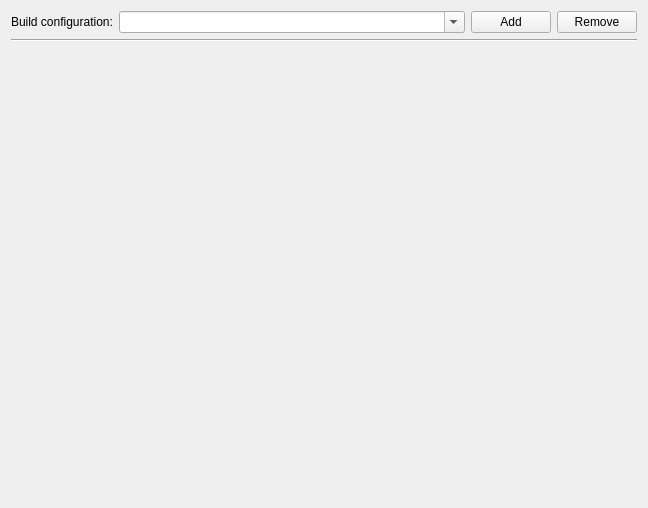
<?xml version="1.0" encoding="UTF-8"?>
<ui version="4.0">
 <class>CustomBuildSystemConfigWidget</class>
 <widget class="QWidget" name="CustomBuildSystemConfigWidget">
  <property name="geometry">
   <rect>
    <x>0</x>
    <y>0</y>
    <width>648</width>
    <height>508</height>
   </rect>
  </property>
  <layout class="QVBoxLayout" name="verticalLayout">
   <item>
    <layout class="QHBoxLayout" name="horizontalLayout">
     <item>
      <widget class="QLabel" name="label">
       <property name="text">
        <string>Build configuration:</string>
       </property>
      </widget>
     </item>
     <item>
      <widget class="QComboBox" name="currentConfig">
       <property name="sizePolicy">
        <sizepolicy hsizetype="Expanding" vsizetype="Fixed">
         <horstretch>0</horstretch>
         <verstretch>0</verstretch>
        </sizepolicy>
       </property>
       <property name="editable">
        <bool>true</bool>
       </property>
       <property name="insertPolicy">
        <enum>QComboBox::NoInsert</enum>
       </property>
      </widget>
     </item>
     <item>
      <widget class="QPushButton" name="addConfig">
       <property name="text">
        <string>Add</string>
       </property>
       <property name="icon">
        <iconset theme="list-add"/>
       </property>
      </widget>
     </item>
     <item>
      <widget class="QPushButton" name="removeConfig">
       <property name="text">
        <string>Remove</string>
       </property>
       <property name="icon">
        <iconset theme="list-remove"/>
       </property>
      </widget>
     </item>
    </layout>
   </item>
   <item>
    <widget class="Line" name="line">
     <property name="orientation">
      <enum>Qt::Horizontal</enum>
     </property>
    </widget>
   </item>
   <item>
    <widget class="ConfigWidget" name="configWidget" native="true">
     <property name="sizePolicy">
      <sizepolicy hsizetype="Expanding" vsizetype="Expanding">
       <horstretch>0</horstretch>
       <verstretch>0</verstretch>
      </sizepolicy>
     </property>
    </widget>
   </item>
  </layout>
 </widget>
 <customwidgets>
  <customwidget>
   <class>ConfigWidget</class>
   <extends>QWidget</extends>
   <header>configwidget.h</header>
   <container>1</container>
  </customwidget>
 </customwidgets>
 <resources/>
 <connections/>
</ui>
